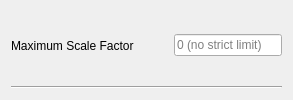
            <widget class="QWidget" name="widget__12_maxScaleFactor" native="true">
             <property name="sizePolicy">
              <sizepolicy hsizetype="Preferred" vsizetype="Maximum">
               <horstretch>0</horstretch>
               <verstretch>0</verstretch>
              </sizepolicy>
             </property>
             <property name="toolTip">
              <string>&lt;html&gt;&lt;head/&gt;&lt;body&gt;&lt;p&gt;Maximum factor for the scaling of the game window (the default of 0 means unlimited).
For example, 1.0 would allow no scaling and 2.0 allows twice the rendered size.</string>
             </property>
             <layout class="QVBoxLayout" name="verticalLayout_14">
              <item>
               <widget class="QWidget" name="widget_26" native="true">
                <property name="sizePolicy">
                 <sizepolicy hsizetype="Preferred" vsizetype="Minimum">
                  <horstretch>0</horstretch>
                  <verstretch>0</verstretch>
                 </sizepolicy>
                </property>
                <layout class="QHBoxLayout" name="horizontalLayout_14" stretch="0,0,0">
                 <property name="spacing">
                  <number>0</number>
                 </property>
                 <property name="leftMargin">
                  <number>0</number>
                 </property>
                 <property name="topMargin">
                  <number>0</number>
                 </property>
                 <property name="rightMargin">
                  <number>0</number>
                 </property>
                 <property name="bottomMargin">
                  <number>0</number>
                 </property>
                 <item>
                  <widget class="QLabel" name="label_12">
                   <property name="text">
                    <string>Maximum Scale Factor</string>
                   </property>
                  </widget>
                 </item>
                 <item>
                  <spacer name="horizontalSpacer_13">
                   <property name="orientation">
                    <enum>Qt::Orientation::Horizontal</enum>
                   </property>
                   <property name="sizeHint" stdset="0">
                    <size>
                     <width>40</width>
                     <height>20</height>
                    </size>
                   </property>
                  </spacer>
                 </item>
                 <item>
                  <widget class="QLineEdit" name="lineEdit_maxScaleFactor">
                   <property name="sizePolicy">
                    <sizepolicy hsizetype="Fixed" vsizetype="Fixed">
                     <horstretch>0</horstretch>
                     <verstretch>0</verstretch>
                    </sizepolicy>
                   </property>
                   <property name="maxLength">
                    <number>4</number>
                   </property>
                   <property name="placeholderText">
                    <string>0 (no strict limit)</string>
                   </property>
                  </widget>
                 </item>
                </layout>
               </widget>
              </item>
              <item>
               <widget class="Line" name="line_13">
                <property name="orientation">
                 <enum>Qt::Orientation::Horizontal</enum>
                </property>
               </widget>
              </item>
             </layout>
            </widget>
